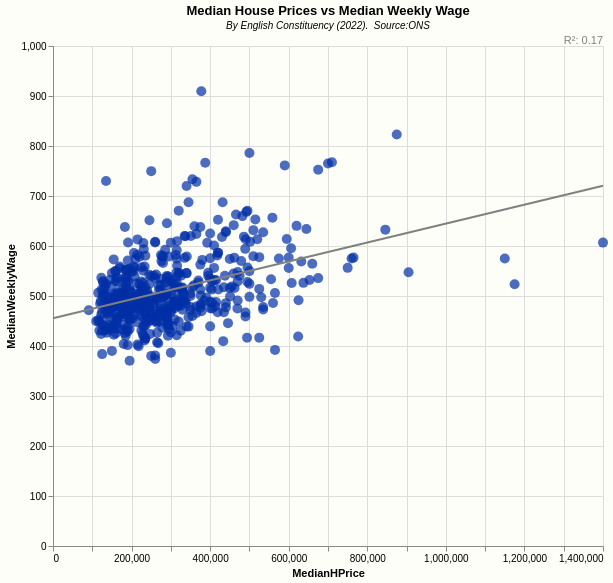

Specify this chart in Vega-Lite:
### Vega-Lite specification from a JSON file in a GitHub repository (floating-point values rounded to 4 significant figures; data arrays with more than 128 entries replaced by an {"elided": "..."} marker saying what was removed)
{"$schema": "https://vega.github.io/schema/vega-lite/v5.json", "title": {"text": "Median House Prices vs Median Weekly Wage", "subtitle": "By English Constituency (2022).  Source:ONS", "subtitleFontStyle": "italic", "subtitleFontSize": 10, "anchor": "middle", "color": "black"}, "config": {"background": "#FeFeF8"}, "data": {"values": {"elided": "533 records"}}, "height": 500, "width": 550, "layer": [{"mark": {"type": "circle", "color": "rgb(0,47,167)", "size": 100}, "encoding": {"x": {"field": "MedianHPrice", "type": "quantitative", "scale": {"domain": [0, 1400000]}, "title": "MedianHPrice"}, "y": {"field": "MedianWeeklyWage", "type": "quantitative", "title": "MedianWeeklyWage"}, "tooltip": [{"field": "ConstituencyName", "type": "ordinal", "title": "ConstituencyName"}, {"field": "MedianWeeklyWage", "type": "quantitative", "title": "MedianWeeklyWage", "format": ".2f"}, {"field": "MedianHPrice", "type": "quantitative", "title": "MedianHPrice", "format": ".2f"}]}}, {"mark": {"type": "line", "color": "grey"}, "transform": [{"regression": "MedianWeeklyWage", "on": "MedianHPrice", "extent": [0, 1400000]}], "encoding": {"x": {"field": "MedianHPrice", "type": "quantitative"}, "y": {"field": "MedianWeeklyWage", "type": "quantitative"}}}, {"transform": [{"regression": "MedianWeeklyWage", "on": "MedianHPrice", "params": true}, {"calculate": "'R²: '+format(datum.rSquared, '.2f')", "as": "R2"}], "mark": {"type": "text", "color": "grey", "x": "width", "align": "right", "y": -5}, "encoding": {"text": {"type": "nominal", "field": "R2"}}}]}
